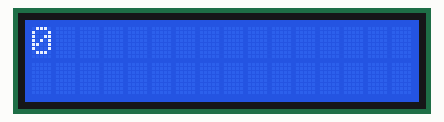
Simulated run of this sketch. Board: Arduino Uno, built with avr-gcc and run on an emulated ATmega328P. Shown: 16×2 character LCD. Wiring (inferred from the names in the program): character LCD (HD44780): RS pin 8; E pin 9; data pin 4, pin 5, pin 6, pin 7.

Above: at 0.1 s.
At 0.6 s:
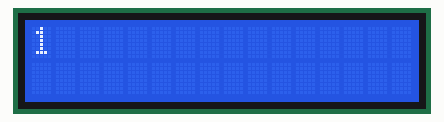
At 1.1 s:
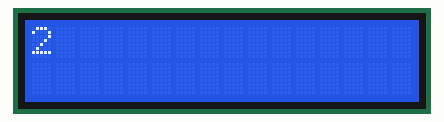
At 2.1 s:
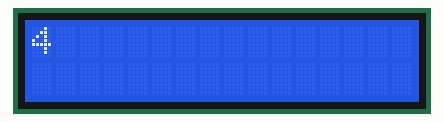
At 3.1 s:
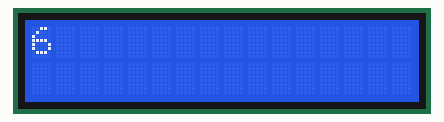
At 4.7 s:
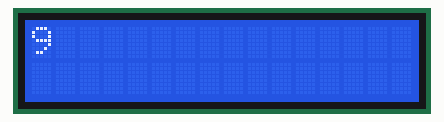

Measured:
- by itself, everything shown: repeats every 5.1 s, in 10 steps
- what the display in image 0 shows lasts 0.5 s, from 0.1 s to 0.6 s

The sketch:

78.ino
```cpp
#include <avr/io.h>
#include <util/delay.h>

// Control Pins on Port B (Arduino Uno Pins 8 & 9)
#define RS (1 << PORTB0)  // Digital Pin 8
#define EN (1 << PORTB1)  // Digital Pin 9

// Data Pins D4–D7 on Port D (Arduino Uno Pins 4, 5, 6, 7)
// Mask: 0xF0 (PD4 to PD7)

void lcd_pulse_enable(void) {
    PORTB |= EN;
    _delay_us(1);
    PORTB &= ~EN;
    _delay_ms(2);
}

void lcd_send_nibble(uint8_t nibble) {
    PORTD = (PORTD & 0x0F) | (nibble & 0xF0); // Put upper 4 bits on PD4-PD7
    lcd_pulse_enable();
}

void lcd_command(uint8_t cmd) {
    PORTB &= ~RS;               // RS = 0 for Command mode
    lcd_send_nibble(cmd);       // Send upper 4 bits
    lcd_send_nibble(cmd << 4);  // Send lower 4 bits
}

void lcd_data(uint8_t data) {
    PORTB |= RS;                // RS = 1 for Data (character) mode
    lcd_send_nibble(data);      // Send upper 4 bits
    lcd_send_nibble(data << 4); // Send lower 4 bits
}

void lcd_init(void) {
    DDRB |= (RS | EN);  // Set RS and EN as outputs
    DDRD |= 0xF0;       // Set PD4–PD7 as outputs
    _delay_ms(20);      // Wait for LCD power-on stabilization

    // Initialize LCD in 4-bit mode
    lcd_command(0x02);  // Return home / 4-bit mode initialization
    lcd_command(0x28);  // 4-bit mode, 2 lines, 5x7 font
    lcd_command(0x0C);  // Display ON, Cursor OFF
    lcd_command(0x06);  // Auto-increment cursor right
    lcd_command(0x01);  // Clear display
    _delay_ms(2);
}

int main(void) {
    lcd_init();

    while (1) {
        for (uint8_t num = 0; num <= 9; num++) {
            lcd_command(0x80);        // Move cursor to Row 1, Column 1
            lcd_data(num + '0');      // Convert integer (0-9) to ASCII ('0'-'9')
            _delay_ms(500);           // Wait 500 ms before next number
        }
    }

    return 0;
}
```
